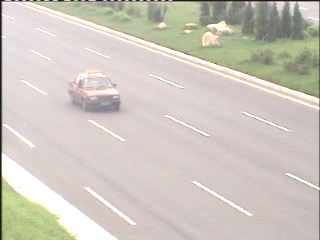
#> input picture objectTrack/ExpPic/car/473.bmp, 320 x 240 px
$ python ACatchTemplate.py
#> lines starting #> are read from the running program, lines starting #| are printed output that depends on the picture; after the words box and inside, x2 and y2 are one past the last pixel; in counts of white or black regions, pixels touching at a corner belong together; pictures that were not available may be replaced by others from this repository, and a replacement may not be noted
'''
实现自动检测汽车并保存模版
'''
import numpy as np
import cv2
import os

img = cv2.imread('ExpPic/car/473.bmp')
#> img is the input picture: shape (240, 320, 3); mean B, G, R 191.5, 200.3, 207.2
gray = cv2.cvtColor(img, cv2.COLOR_BGR2GRAY)
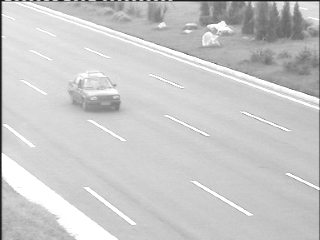
#> gray: shape (240, 320); min 23, max 255, mean 201.4
imgParDir = 'testcar/'
imgDirList = []

# 批量读取某一文件夹下的所有文件
for info in os.listdir(imgParDir):
    imgDirList.append(os.path.join(imgParDir, info))
imgDirList.sort()
print(imgDirList)

carCascade = cv2.CascadeClassifier('cars.xml')

# [7 lines of commented-out code are left out]
for index, i in enumerate(imgDirList):
    img = cv2.imread(i)
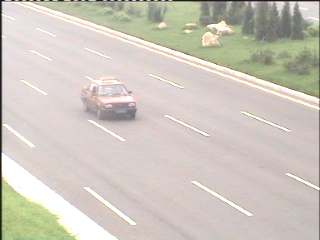
#> input picture objectTrack/ExpPic/car/476.bmp, 320 x 240 px, given as the content of the folder testcar/, which was not available
#> img is the input picture: shape (240, 320, 3); mean B, G, R 191.1, 200.6, 206.8
    gray = cv2.cvtColor(img, cv2.COLOR_BGR2GRAY)
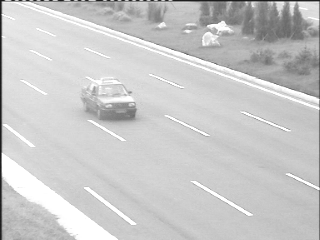
#> gray: shape (240, 320); min 22, max 255, mean 201.4
    cars = carCascade.detectMultiScale(gray, 1.1, 3)
#> cars = [[79, 67, 76, 76]]
    for index, (x, y, w, h) in enumerate(cars):
        img = cv2.rectangle(img, (x,y), (x+w, y+h), (255, 0, 0), 2)
#> this loop made 1 pass
#> pass 1, `img = cv2.rectangle(img, (x,y), (x+w, y+h), (255, 0, 0), 2)`:
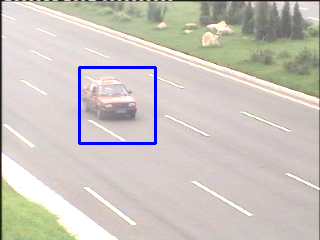
#> img: shape (240, 320, 3); 1.18% of pixels changed, all inside (x1, y1, x2, y2) = (78, 66, 157, 145)
    cv2.imwrite('test/car' + str(index)+ '.png', img)

    cv2.imshow('img', img)
    cv2.waitKey(0)
